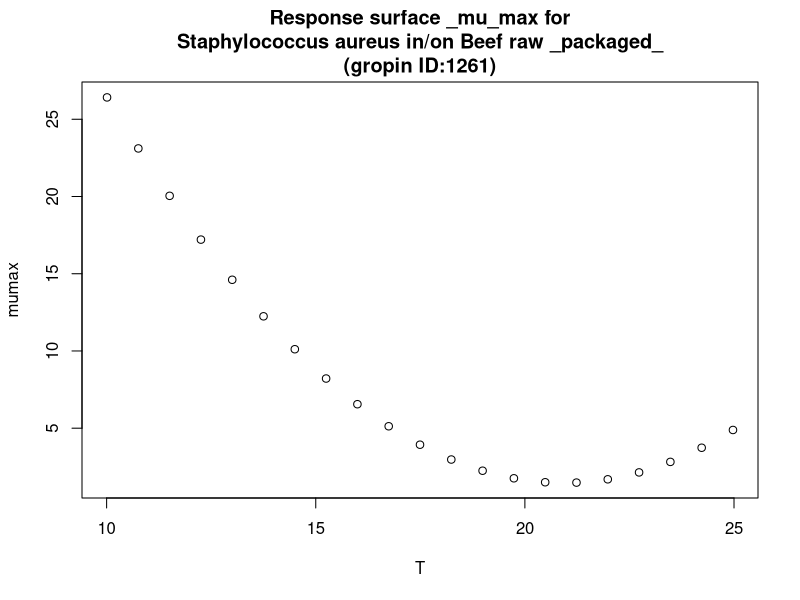

This chart was generated by the following R code:
#############################
# start of Parameter script
#############################
T <- seq(10.01,24.975024975025,length.out=21)
#############################
# end of Parameter script
#############################
############################# 
# start of Model script Gropin ID 1261 
#############################
 
# constant coefficients for this model
 
variables <- data.frame(T)
argumentsPar <- unique.data.frame(expand.grid(variables))
 
# heart of the model
response_surface <- function(T) {
   mumax <-93.14-8.761*T+0.2093*T^2

	return(mumax=mumax)
} 

# output parameters
responseSurface <- cbind(argumentsPar,response_surface(argumentsPar['T']))
colnames(responseSurface) <- c(colnames(argumentsPar),'mumax')
#############################
# End of Model script
#############################
############################# 
# start of Visualisation script Gropin ID 1261 
#############################
titleText <-'Response surface _mu_max for
Staphylococcus aureus in/on Beef raw _packaged_
(gropin ID:1261)'
plot(T,responseSurface$'mumax',xlab='T',
                          ylab='mumax',main=titleText)
#############################
# End of Visualisation script
#############################
